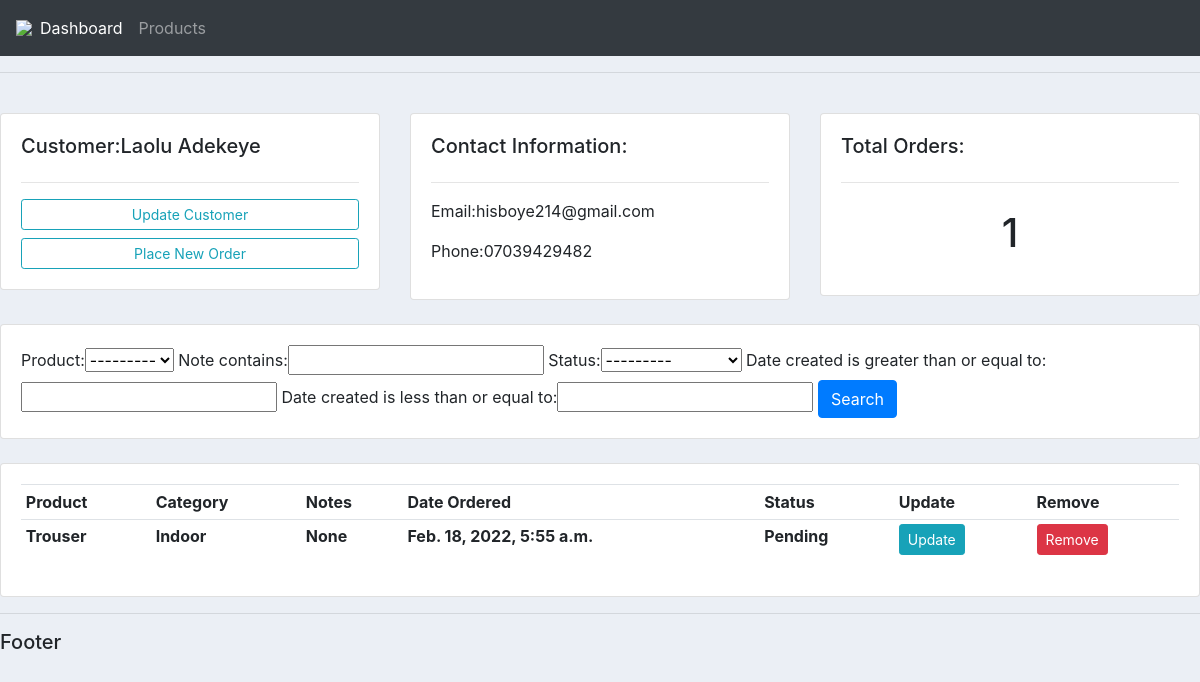
The app's page /customer/1/ with its own data.
### accounts/models.py (models this page shows, shortened)
class Customer(models.Model):
    name=models.CharField(max_length=200,null=True)
    surname=models.CharField(max_length=200,null=True)
    email=models.CharField(max_length=200,null=True)
    date_created=models.DateTimeField(auto_now_add=True)
    phone=models.CharField(max_length=100,null=True)

class Order(models.Model):
    STATUS=(
        ('Delivered','Delivered'),
        ('Pending','Pending'),
        ('Out for Delivery','Out for Delivery')
    )
    customer=models.ForeignKey(Customer,on_delete=models.CASCADE,null=True)
    product=models.ForeignKey(Product,on_delete=models.CASCADE,null=True)
    note=models.CharField(max_length=200,null=True)
    date_created=models.DateTimeField(auto_now_add=True,null=True)
    status=models.CharField(max_length=100,null=True,choices=STATUS)

class Product(models.Model):
    CATEGORY=(
        ('Indoor','Indoor'),
        ('Outdoor','Outdoor')
    )
    name=models.CharField(max_length=100,null=True)
    price=models.FloatField()
    category=models.CharField(max_length=255,null=True,choices=CATEGORY)
    description=models.CharField(max_length=255,null=True,blank=True)
    tags=models.ManyToManyField(Tag)
    date_created=models.DateTimeField(auto_now_add=True,null=True)
    def __str__(self):
        return self.name

### accounts/views.py (the view)
# urls.py: path('customer/<int:pk_id>/',views.customer,name='customer'),
def customer(request,pk_id):
    try:
        customer=Customer.objects.get(id=pk_id)
        orders=customer.order_set.all()      #what does it do
        total_orders=orders.count()
        myFilter=OrderFilter(request.GET,queryset=orders)
        orders=myFilter.qs
    except:
        customer={}
        orders={}
        myFilter={}
        total_orders=""
    context={
        'customer':customer,
        'orders':orders,
        'total_orders':total_orders,
        'myFilter':myFilter,
    }
    return render(request,'customer.html',context)

### template/customer.html
{% extends 'main.html' %}
{% block content %}
<br>
    <div class='row'>
        <div class='col-md'>
            <div class='card card-body'>
                <h5>Customer:{{ customer.name }} {{customer.surname}}</h5>
<hr>
                         <a class='btn btn-outline-info btn-sm btn-block' href="">Update Customer</a>
                        <a class='btn btn-outline-info btn-sm btn-block' href="{% url 'orderform' customer.id %}">Place New Order</a>
            </div>
        </div>
                    <div class='col-md'>
                        <div class='card card-body'>
                            <h5>Contact Information:</h5>
                        {% for info in orders %}
                    <hr>
                            <p>Email:{{ info.customer.email}}</p>
                            <p>Phone:{{ info.customer.phone}}</p>
                        {% endfor %}
                        </div>
                    </div>
        <div class='col-md'>
            <div class='card card-body'>
                <h5>Total Orders:</h5>
        <hr>
            <h1 style='text-align:center;padding:10px'>{{ total_orders }}</h1>
            </div>
        </div>
    </div>
<br>
                <div class='row'>
                    <div class ='col'>
                        <div class='card card-body'>
                        <form method='GET'>
                        {{myFilter.form}}
                        <button class="btn btn-primary" type="submit">Search</button>
                        </form>
                        </div>
                        </div>
                        </div>
            <br>
                <div class='row'>
                    <div class ='col-md'>
                        <div class='card card-body'>
                            <table class='table table-sm'>
                                <tr>
                                    <th>Product</th>
                                    <th>Category</th>
                                    <th>Notes</th>
                                    <th>Date Ordered</th>
                                    <th>Status</th>
                                    <th>Update</th>
                                    <th>Remove</th>
                                </tr>
                                    {% for order in orders %}
                                <tr>
                                    <th>{{ order.product }}</th>
                                    <th>{{ order.product.category }}</th>
                                    <th>{{ order.note }}
                                    <th>{{ order.date_created }}</th>
                                    <th>{{ order.status }}</th>
                                    <th><a class="btn btn-sm btn-info" href="{% url 'updates' order.id %}">Update</a></th>
                                    <th><a class="btn btn-sm btn-danger" href="{% url 'delete' order.id %}">Remove</a></th>
                                    {% endfor %}
                                </tr>
                            </table>
                        </div>
                    </div>
                </div>
{% endblock  %}

### static/css/main.css (style rules this page uses)
body { background-color:#ebeff5; }

### records on screen
Customer: name "Laolu", surname "Adekeye"
Order: customer.email "hisboye214@gmail.com", customer.phone "07039429482", product "Trouser", product.category "Indoor", note "None", date_created "Feb. 18, 2022, 5:55 a.m.", status "Pending"

### other values on screen
{{ total_orders }} "1"
